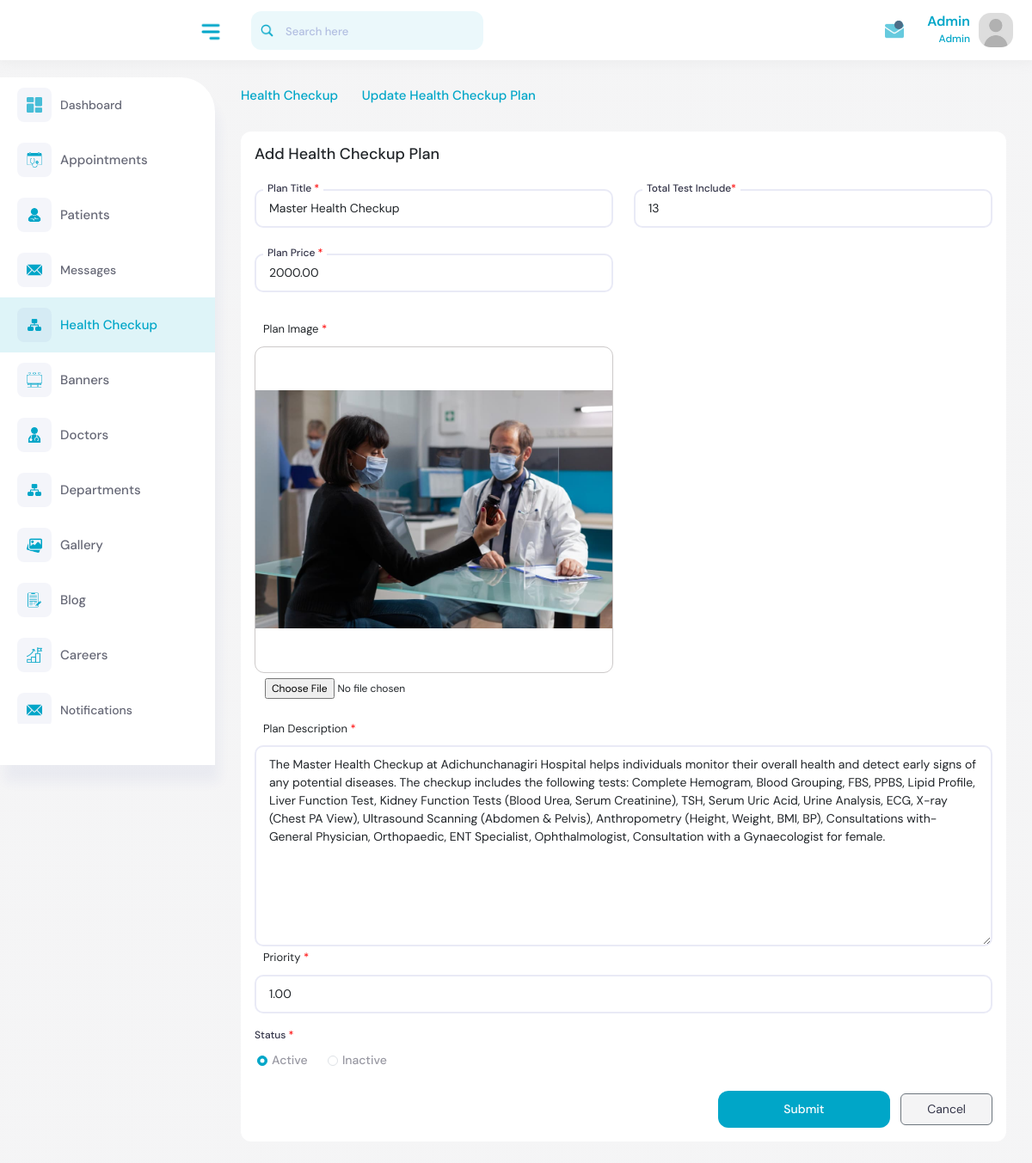
The page /account/health-checkup/update/master-health-checkup/ (signed in) on the database its author committed.
### core/models.py (models this page shows, shortened)
class HealthCheckupPlan(models.Model):
    title = models.CharField(max_length=255)
    description = models.TextField()
    created_at = models.DateTimeField(auto_now_add=True)
    priority = models.DecimalField(max_digits=4, decimal_places=2, null=True, blank=True, default=10)
    slug = models.SlugField(unique=True)
    status = models.BooleanField(default=True)
    total_test_include = models.PositiveIntegerField()
    price = models.DecimalField(max_digits=10, decimal_places=2)
    image = models.ImageField(upload_to='health_checkup_plans/', blank=True, null=True)

### core/views.py (the view)
# urls.py: path('account/health-checkup/update/<slug:slug>/', views.update_health_checkup_plans, name='update_health_checkup_plans'),
@login_required(login_url='login')
def update_health_checkup_plans(request, slug):
    try:
        profile = Summary.objects.get(user=request.user)
    except ObjectDoesNotExist:
        msg.error(request,'Profile does not exist. You cannot access here.')
        return redirect('login')
    if profile:
        if profile.role == 'hr':
            return redirect('hr_dashboard')
        elif profile.role == 'media':
            return redirect('media_dashboard')  # Correctly redirect to media dashboard
        elif profile.role not in ['frontdesk', 'admin']:
            return redirect('homepage')
    else:
        return redirect('homepage')
    plan = get_object_or_404(HealthCheckupPlan, slug=slug)
    if request.method == 'POST':
        form = CheckupForm(request.POST, request.FILES, instance=plan)
        if form.is_valid():
            plan = form.save(commit=False)
            original_slug = slugify(plan.title)
            unique_slug = original_slug
            counter = 1
            while HealthCheckupPlan.objects.filter(slug=unique_slug).exists():
                unique_slug = f'{original_slug}-{counter}'
                counter += 1
            plan.slug = unique_slug
            plan.save()
            msg.success(request, "Health Checkup plan Updated Successfully")
            return redirect('health_checkup_plans')  # Replace with your redirect URL
        else:
            msg.error(request, 'Failed to update Plan. Please check the form for errors.')
    else:
        form = CheckupForm(instance=plan)
    return render(request, 'backend/update-plan.html', {'form': form, 'plan': plan})

### templates/backend/update-plan.html (shortened to what this page needs)
{% extends 'backend/base.html' %}
{% load static %}
{% block content %}
<div class="content">
    <div class="page-header">
        <div class="row">
            <div class="col-sm-12">
                <ul class="breadcrumb">
                    <li class="breadcrumb-item"><a href="{% url 'health_checkup_plans' %}">Health Checkup </a></li>
                    <li class="breadcrumb-item"><i class="feather-chevron-right"></i></li>
                    <li class="breadcrumb-item active">Update Health Checkup Plan</li>
                </ul>
            </div>
        </div>
    </div>
    <div class="row">
        <div class="col-sm-12">
            <div class="card">
                <div class="card-body">
                    <form method="post" enctype="multipart/form-data">
                        <div class="row">
                            <div class="col-12">
                                <div class="form-heading">
                                    <h4>Add Health Checkup Plan </h4>
                                </div>
                            </div>
                            <div class="col-md-6">
                                <div class="input-block local-forms">
                                    <label>Plan Title <span class="login-danger">*</span></label>
                                    {{ form.title }}
                                </div>
                            </div>
                            <div class="col-md-6 col-12">
                                <div class="input-block local-forms">
                                    <label>Total Test Include<span class="login-danger">*</span></label>
                                    {{ form.total_test_include }}
                                </div>
                            </div>
                            <div class="col-12 col-md-6">
                                <div class="input-block local-forms">
                                    <label>Plan Price <span class="login-danger">*</span></label>
                                    {{ form.price }}
                                </div>
                            </div>
                            <div class="col-md-6"></div>
                            <div class="col-md-6 mb-3 col-12">
                                <label class="label__banner">Plan Image <span class="login-danger">*</span></label>
                                <img class="img__preview" id="img-preview" src="{{plan.image.url}}"/>
                                <div>
                                    {{form.image}}
                                </div>
                            </div>
                            <div class="col-md-12">
                                <label class="label__banner">Plan Description <span class="login-danger">*</span></label>
                                <div>
                                    {{form.description}}
                                </div>
                            </div>
                            <div class="col-md-12">
                                <label class="label__banner">Priority <span class="login-danger">*</span></label>
                                <div>
                                    {{form.priority}}
                                </div>
                            </div>
                            <div class="form-group col-12 col-md-6 col-xl-6 mt-3">
                                <div class="input-block select-gender">
                                    <label class="gen-label">Status <span class="login-danger">*</span></label>
                                    <div class="form-check form-check-inline">
                                        <label class="form-check-label">
                                            <input type="radio" name="status" id="id_status" required value="True" class="form-check-input mt-0"
                                                {% if form.status.value == True %}checked{% endif %}/> Active
                                        </label>
                                    </div>
                                    <div class="form-check form-check-inline">
                                        <label class="form-check-label">
                                            <input type="radio" name="status" id="id_status" required value="False" class="form-check-input mt-0"
                                                {% if form.status.value == False %}checked{% endif %}/> Inactive
                                        </label>
                                    </div>
                                </div>
                            </div>
                            <div class="col-12">
                                <div class="doctor-submit text-end">
                                    <button type="submit" class="btn btn-primary submit-form me-2">Submit</button>
                                    <a href="{% url 'health_checkup_plans' %}" class="btn btn-secondary cancel-form">Cancel</a>
                                </div>
                            </div>
                        </div>
                    </form>
                </div>
            </div>
        </div>
    </div>
</div>
{% endblock content %}

### templates/backend/base.html (shortened to what this page needs)
<!DOCTYPE html>
{% load static %}
<html lang="en">
    <head>
        <link rel="stylesheet" type="text/css" href="{% static 'css/bootstrap.min.css' %}" />
        <link rel="stylesheet" href="{% static 'plugins/fontawesome/css/fontawesome.min.css' %}" />
        <link rel="stylesheet" href="{% static 'plugins/fontawesome/css/all.min.css' %}" />
        <link rel="stylesheet" type="text/css" href="{% static 'css/select2.min.css' %}" />
        <link rel="stylesheet" href="{% static 'plugins/datatables/datatables.min.css' %}" />
        <link rel="stylesheet" href="{% static 'css/feather.css' %}" />
        <link rel="stylesheet" type="text/css" href="{% static 'css/style.css' %}" />
    </head>
    <body>
        <div class="main-wrapper">
            <div class="header">
                <div class="header-left">
                    <a href="{% url 'dashboard' %}" class="logo"> <img src="{% static 'img/logo.png' %}" style="width: 180px" class="img-fluid" alt /> </a>
                </div>
                <a id="toggle_btn" href="javascript:void(0);"><img src="{% static 'img/icons/menu.png' %}" style="width: 30px;" alt /></a>
                <div class="top-nav-search mob-view">
                    <form>
                        <input type="text" class="form-control" placeholder="Search here" />
                        <a class="btn"><img src="{% static 'img/icons/search.png' %}" style="width: 15px;" alt /></a>
                    </form>
                </div>
                <ul class="nav user-menu float-end">
                    <li class="nav-item dropdown d-none d-md-block">
                        <a href="#" class="dropdown-toggle nav-link" data-bs-toggle="dropdown">
                            <img src="{% static 'img/icons/email.png' %}" style="width: 22px;" alt />
                            <span class="pulse"></span>
                        </a>
                    </li>
                    <li class="nav-item dropdown has-arrow user-profile-list">
                        <a href="#" class="dropdown-toggle nav-link user-link" data-bs-toggle="dropdown">
                            <div class="user-names">
                                <h5 style="text-transform: capitalize;">{{request.user.username}}</h5>
                                <span>Admin</span>
                            </div>
                            <span class="user-img">
                                <img src="{% static 'img/user.jpg' %}" alt="Admin" />
                            </span>
                        </a>
                    </li>
                </ul>
            </div>
            <div class="sidebar" id="sidebar">
                <div class="sidebar-inner slimscroll">
                    <div id="sidebar-menu" class="sidebar-menu">
                        <ul class="main">
                            <div class="sidebar__box dashboard_sidebar">
                                <a href="{% url 'dashboard' %}">
                                    <span class="menu-side"><img src="{% static 'img/icons/dashboard.png' %}" style="width: 18px;" alt /></span> <span> Dashboard </span>
                                </a>
                            </div>
                            <li class="submenu appointment_sidebar">
                                <a href="#">
                                    <span class="menu-side"><img src="{% static 'img/icons/appointment.png' %}" style="width: 18px;" alt /></span> <span> Appointments </span> <span class="menu-arrow"></span>
                                </a>
                            </li>
                            <li class="submenu patients_sidebar">
                                <a href="#">
                                    <span class="menu-side"><img src="{% static 'img/icons/healthy.png' %}" style="width: 18px;" alt /></span> <span>Patients </span> <span class="menu-arrow"></span>
                                </a>
                            </li>
                            <div class="sidebar__box messages_sidebar">
                                <a href="{% url 'messages' %}">
                                    <span class="menu-side"><img src="{% static 'img/icons/message.png' %}" style="width: 18px;" alt /></span> <span> Messages </span>
                                </a>
                            </div>
                            <li class="submenu health_checkup_sidebar">
                                <a href="#">
                                    <span class="menu-side"><img src="{% static 'img/icons/department.png' %}" style="width: 18px;" alt /></span> <span> Health Checkup </span> <span class="menu-arrow"></span>
                                </a>
                            </li>
                            <li class="submenu banner_sidebar">
                                <a href="#">
                                    <span class="menu-side"><img src="{% static 'img/icons/banner.png' %}" style="width: 18px;" alt /></span> <span> Banners </span> <span class="menu-arrow"></span>
                                </a>
                            </li>
                            <li class="submenu doctor_sidebar">
                                <a href="#">
                                    <span class="menu-side"><img src="{% static 'img/icons/doctor.png' %}" style="width: 18px;" alt /></span> <span> Doctors </span> <span class="menu-arrow"></span>
                                </a>
                            </li>
                            <li class="submenu department_sidebar">
                                <a href="#">
                                    <span class="menu-side"><img src="{% static 'img/icons/department.png' %}" style="width: 18px;" alt /></span> <span> Departments </span> <span class="menu-arrow"></span>
                                </a>
                            </li>
                            <li class="submenu gallery_sidebar">
                                <a href="#">
                                    <span class="menu-side"><img src="{% static 'img/icons/gallery.png' %}" style="width: 18px;" alt /></span> <span> Gallery</span> <span class="menu-arrow"></span>
                                </a>
                            </li>
                            <li class="submenu blogs_sidebar">
                                <a href="#">
                                    <span class="menu-side"><img src="{% static 'img/icons/blog.png' %}" style="width: 18px;" alt /></span> <span> Blog</span> <span class="menu-arrow"></span>
                                </a>
                            </li>
                            <li class="submenu career_sidebar">
                                <a href="#">
                                    <span class="menu-side"><img src="{% static 'img/icons/career.png' %}" style="width: 18px;" alt /></span> <span> Careers</span> <span class="menu-arrow"></span>
                                </a>
                            </li>
                            <div class="sidebar__box notifications_sidebar">
                                <a href="{% url 'notifications' %}">
                                    <span class="menu-side"><img src="{% static 'img/icons/message.png' %}" style="width: 18px;" alt /></span> <span> Notifications </span>
                                </a>
                            </div>
                        </ul>
                    </div>
                </div>
            </div>
            <div class="page-wrapper">
                {% block content %}
                {% endblock content %}
            </div>
        </div>
        <script src="{% static 'cdn-cgi/scripts/7d0fa10a/cloudflare-static/rocket-loader.min.js' %}" data-cf-settings="0809f830a9a7270f0d91c883-|49" defer></script></body>
    </body>
</html>

### rows shown on the page
HealthCheckupPlan: title "Master Health Checkup", total_test_include "13", price "2000.00", image (picture), description "The Master Health Checkup at Adichunchanagiri Hospital helps individuals monitor their overall health and detect early signs of any potential diseases. The checkup includes the following tests: Complete Hemogram, Blood Grouping, FBS, PPBS, Lipid Profile, Liver Function Test, Kidney Function Tests (Blood Urea, Serum Creatinine), TSH, Serum Uric Acid, Urine Analysis, ECG, X-ray (Chest PA View), Ultrasound Scanning (Abdomen & Pelvis), Anthropometry (Height, Weight, BMI, BP), Consultations with- General Physician, Orthopaedic, ENT Specialist, Ophthalmologist, Consultation with a Gynaecologist for female.", priority "1.00"

### other values the page prints
{{ request.user.username }} "Admin"
